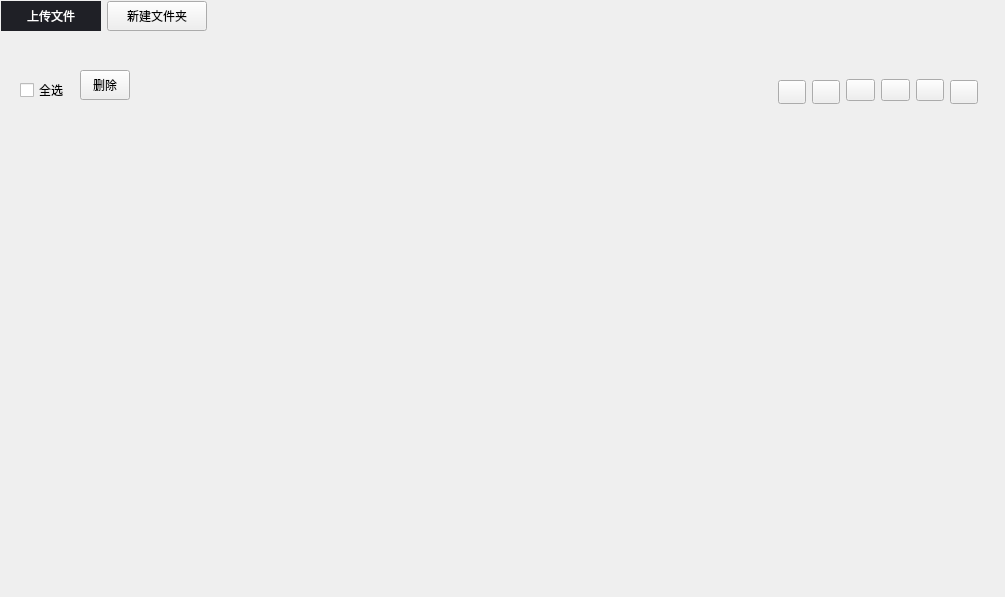
<?xml version="1.0" encoding="UTF-8"?>
<ui version="4.0">
 <class>File</class>
 <widget class="QWidget" name="File">
  <property name="geometry">
   <rect>
    <x>0</x>
    <y>0</y>
    <width>1005</width>
    <height>597</height>
   </rect>
  </property>
  <property name="windowTitle">
   <string>Form</string>
  </property>
  <widget class="View" name="view" native="true">
   <property name="geometry">
    <rect>
     <x>20</x>
     <y>110</y>
     <width>961</width>
     <height>461</height>
    </rect>
   </property>
  </widget>
  <widget class="QCheckBox" name="checkBox">
   <property name="geometry">
    <rect>
     <x>20</x>
     <y>80</y>
     <width>51</width>
     <height>20</height>
    </rect>
   </property>
   <property name="text">
    <string>全选</string>
   </property>
  </widget>
  <widget class="QToolButton" name="create_folder_3">
   <property name="geometry">
    <rect>
     <x>80</x>
     <y>70</y>
     <width>50</width>
     <height>30</height>
    </rect>
   </property>
   <property name="minimumSize">
    <size>
     <width>50</width>
     <height>30</height>
    </size>
   </property>
   <property name="maximumSize">
    <size>
     <width>50</width>
     <height>30</height>
    </size>
   </property>
   <property name="text">
    <string>删除</string>
   </property>
   <property name="icon">
    <iconset resource="../../resource/icon/icon.qrc">
     <normaloff>:/FIle/delete.svg</normaloff>:/FIle/delete.svg</iconset>
   </property>
   <property name="toolButtonStyle">
    <enum>Qt::ToolButtonTextBesideIcon</enum>
   </property>
  </widget>
  <widget class="QToolButton" name="upload_2">
   <property name="geometry">
    <rect>
     <x>1</x>
     <y>1</y>
     <width>100</width>
     <height>30</height>
    </rect>
   </property>
   <property name="minimumSize">
    <size>
     <width>100</width>
     <height>30</height>
    </size>
   </property>
   <property name="maximumSize">
    <size>
     <width>100</width>
     <height>30</height>
    </size>
   </property>
   <property name="styleSheet">
    <string notr="true">QToolButton {
    background-color: #1f2026;  /* 设置背景颜色 */
    color: #ffffff;             /* 设置字体颜色 */
    border: none;               /* 去除边框 */
    padding: 5px;               /* 设置内边距 */
}
</string>
   </property>
   <property name="text">
    <string>上传文件</string>
   </property>
   <property name="icon">
    <iconset resource="../../resource/icon/icon.qrc">
     <normaloff>:/FIle/plus.svg</normaloff>:/FIle/plus.svg</iconset>
   </property>
   <property name="toolButtonStyle">
    <enum>Qt::ToolButtonTextBesideIcon</enum>
   </property>
  </widget>
  <widget class="QPushButton" name="sort_2">
   <property name="geometry">
    <rect>
     <x>812</x>
     <y>80</y>
     <width>28</width>
     <height>24</height>
    </rect>
   </property>
   <property name="text">
    <string/>
   </property>
   <property name="icon">
    <iconset resource="../../resource/icon/icon.qrc">
     <normaloff>:/FIle/sort.svg</normaloff>:/FIle/sort.svg</iconset>
   </property>
  </widget>
  <widget class="QPushButton" name="refresh_2">
   <property name="geometry">
    <rect>
     <x>950</x>
     <y>80</y>
     <width>28</width>
     <height>24</height>
    </rect>
   </property>
   <property name="text">
    <string/>
   </property>
   <property name="icon">
    <iconset resource="../../resource/icon/icon.qrc">
     <normaloff>:/FIle/refresh.svg</normaloff>:/FIle/refresh.svg</iconset>
   </property>
  </widget>
  <widget class="QToolButton" name="create_folder_2">
   <property name="geometry">
    <rect>
     <x>107</x>
     <y>1</y>
     <width>100</width>
     <height>30</height>
    </rect>
   </property>
   <property name="minimumSize">
    <size>
     <width>100</width>
     <height>30</height>
    </size>
   </property>
   <property name="maximumSize">
    <size>
     <width>100</width>
     <height>30</height>
    </size>
   </property>
   <property name="text">
    <string>新建文件夹</string>
   </property>
   <property name="icon">
    <iconset resource="../../resource/icon/icon.qrc">
     <normaloff>:/FIle/create_folder.svg</normaloff>:/FIle/create_folder.svg</iconset>
   </property>
   <property name="toolButtonStyle">
    <enum>Qt::ToolButtonTextBesideIcon</enum>
   </property>
  </widget>
  <widget class="QPushButton" name="filter_2">
   <property name="geometry">
    <rect>
     <x>778</x>
     <y>80</y>
     <width>28</width>
     <height>24</height>
    </rect>
   </property>
   <property name="text">
    <string/>
   </property>
   <property name="icon">
    <iconset resource="../../resource/icon/icon.qrc">
     <normaloff>:/FIle/filter.svg</normaloff>:/FIle/filter.svg</iconset>
   </property>
  </widget>
  <widget class="QWidget" name="">
   <property name="geometry">
    <rect>
     <x>846</x>
     <y>77</y>
     <width>98</width>
     <height>26</height>
    </rect>
   </property>
   <layout class="QHBoxLayout" name="horizontalLayout_8">
    <item>
     <widget class="QPushButton" name="list_2">
      <property name="text">
       <string/>
      </property>
      <property name="icon">
       <iconset resource="../../resource/icon/icon.qrc">
        <normaloff>:/FIle/list.svg</normaloff>:/FIle/list.svg</iconset>
      </property>
     </widget>
    </item>
    <item>
     <widget class="QPushButton" name="cell_2">
      <property name="text">
       <string/>
      </property>
      <property name="icon">
       <iconset resource="../../resource/icon/icon.qrc">
        <normaloff>:/FIle/cell.svg</normaloff>:/FIle/cell.svg</iconset>
      </property>
     </widget>
    </item>
    <item>
     <widget class="QPushButton" name="img_2">
      <property name="text">
       <string/>
      </property>
      <property name="icon">
       <iconset resource="../../resource/icon/icon.qrc">
        <normaloff>:/FIle/big_img.svg</normaloff>:/FIle/big_img.svg</iconset>
      </property>
     </widget>
    </item>
   </layout>
  </widget>
 </widget>
 <customwidgets>
  <customwidget>
   <class>View</class>
   <extends>QWidget</extends>
   <header>View.h</header>
   <container>1</container>
  </customwidget>
 </customwidgets>
 <resources>
  <include location="../../resource/icon/icon.qrc"/>
  <include location="../../resource/icon/icon.qrc"/>
  <include location="../../resource/icon/icon.qrc"/>
  <include location="../../resource/icon/icon.qrc"/>
  <include location="../../resource/icon/icon.qrc"/>
  <include location="../../resource/icon/icon.qrc"/>
  <include location="../../resource/icon/icon.qrc"/>
 </resources>
 <connections/>
</ui>
